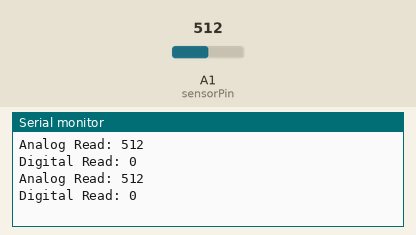
A sketch run on a simulated Arduino Uno, built with avr-gcc and run on an emulated ATmega328P. On the bench: the last lines printed to the serial monitor. Inputs (shaded band) come from the test bench; at power-on: A1 (sensorPin) = 512.

Above: at 2.8 s.
2.9 s: A1 (sensorPin) set to 716
At 3.8 s:
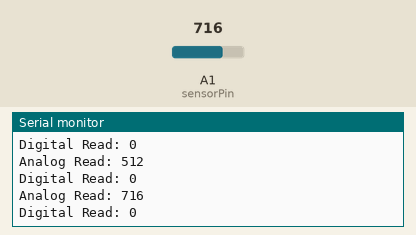
4.4 s: A1 (sensorPin) set to 900
At 5.4 s:
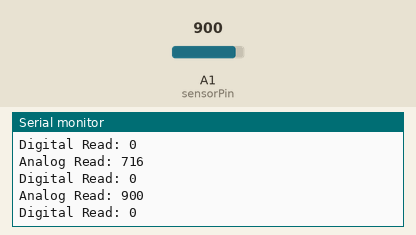
Timing chart, 0 to 7.4 s (numbered marks = the images above; inputs shaded):
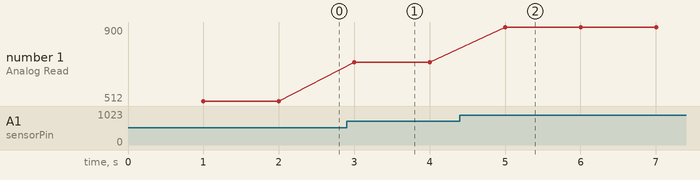

The sketch:

SoundSensor.ino
```cpp
int sensorPin = A1; // select the input pin for the potentiometer
int sensorValue = 0; // variable to store the value coming from the sensor
int buttonpin = 0; // define D0 Sensor Interface
int val = 0;// define numeric variables val

void setup ()
{
  pinMode (buttonpin, INPUT) ;// output interface D0 is defined sensor
  Serial.begin (9600);
}

void loop ()
{
  delay(1000);
  sensorValue = analogRead (sensorPin);
  val = digitalRead(buttonpin);// digital interface will be assigned a value of pin 3 to read val
//  digitalWrite (ledPin, HIGH);
//  delay (sensorValue);
//  digitalWrite (ledPin, LOW);
//  delay (sensorValue);
  Serial.print ("Analog Read: ");
  Serial.println (sensorValue);
  Serial.print ("Digital Read: ");
  Serial.println (val, DEC);
  Serial.println ("");
}
```

Measured:
- after the input at 2.9 s, the serial monitor: prints a new line after 0.10 s (image 1)
- after the input at 4.4 s, the serial monitor: prints a new line after 0.60 s (image 2)
- plotted number 1: 512 → 716 after the input at 2.9 s, 716 → 900 after the input at 4.4 s
